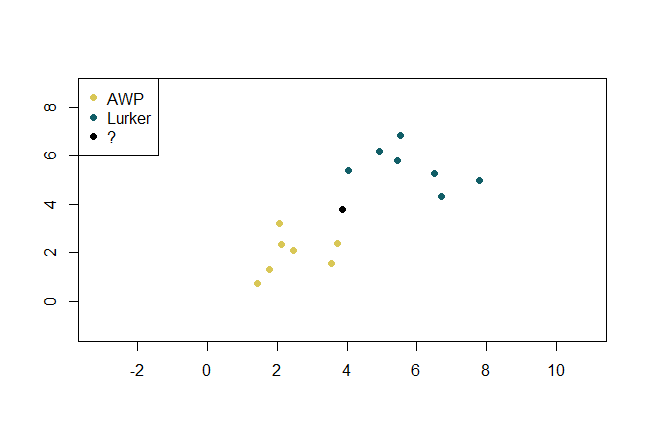

R code for this plot:
# Create data for green points (point cloud)
set.seed(123)  # Set seed for reproducibility
green_x <- rnorm(7, mean = 2, sd = 1)  # Decreased standard deviation
green_y <- rnorm(7, mean = 2, sd = 1)

# Create data for red points (point cloud)
red_x <- rnorm(7, mean = 6, sd = 1)  # Decreased standard deviation
red_y <- rnorm(7, mean = 6, sd = 1)

# Calculate the midpoint between red and green points
mid_x <- (max(green_x) + min(red_x)) / 2
mid_y <- (max(green_y) + min(red_y)) / 2

# Manually adjust plot window
x_margin <- 7
y_margin <- 5

# Plot green points with specified user coordinates
plot(1, type = "n", xlab = "", ylab = "", xlim = c(mid_x - x_margin, mid_x + x_margin), ylim = c(mid_y - y_margin, mid_y + y_margin))
points(green_x, green_y, col = "#D9C756", pch = 19)
points(red_x, red_y, col = "#115E67", pch = 19)
points(mid_x, mid_y, col = "black", pch = 19)

# Add legend outside the plot
legend("topleft", legend = c("AWP", "Lurker", "?"), col = c("#D9C756", "#115E67", "black"), pch = 19)
